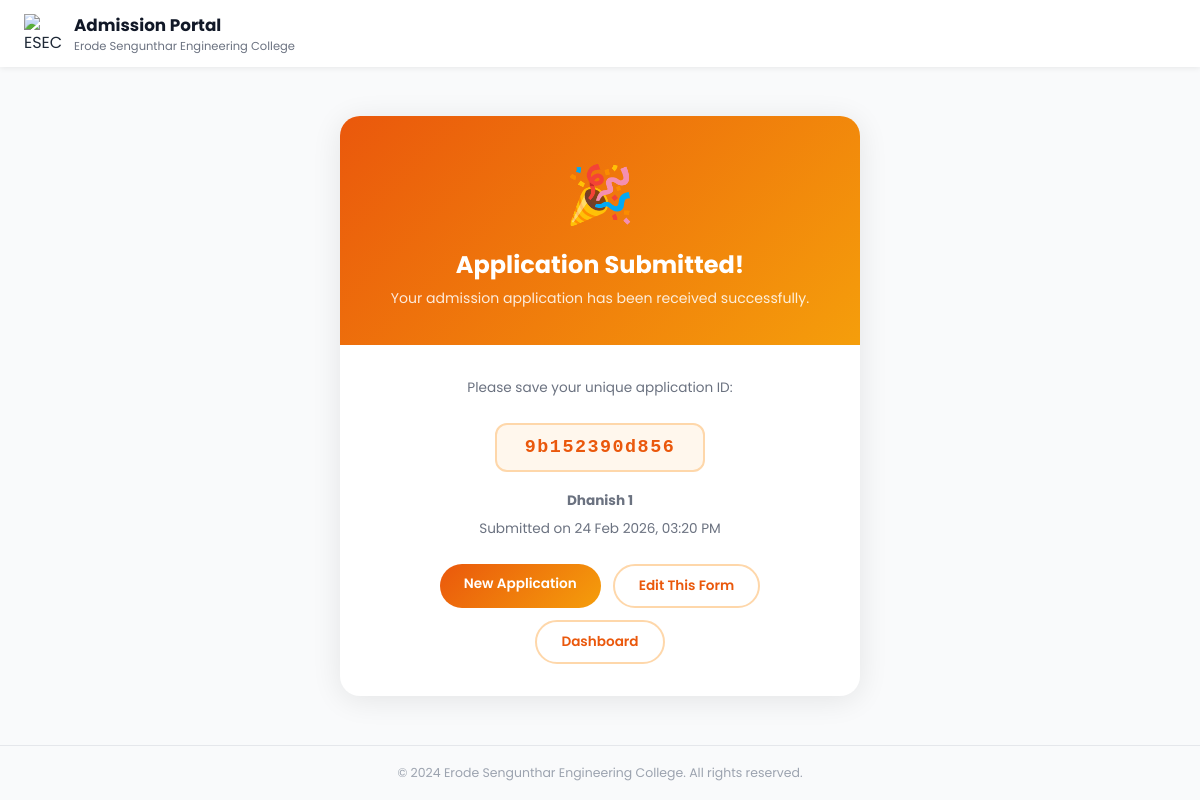
The app's page /success/3/ (signed in), older data.
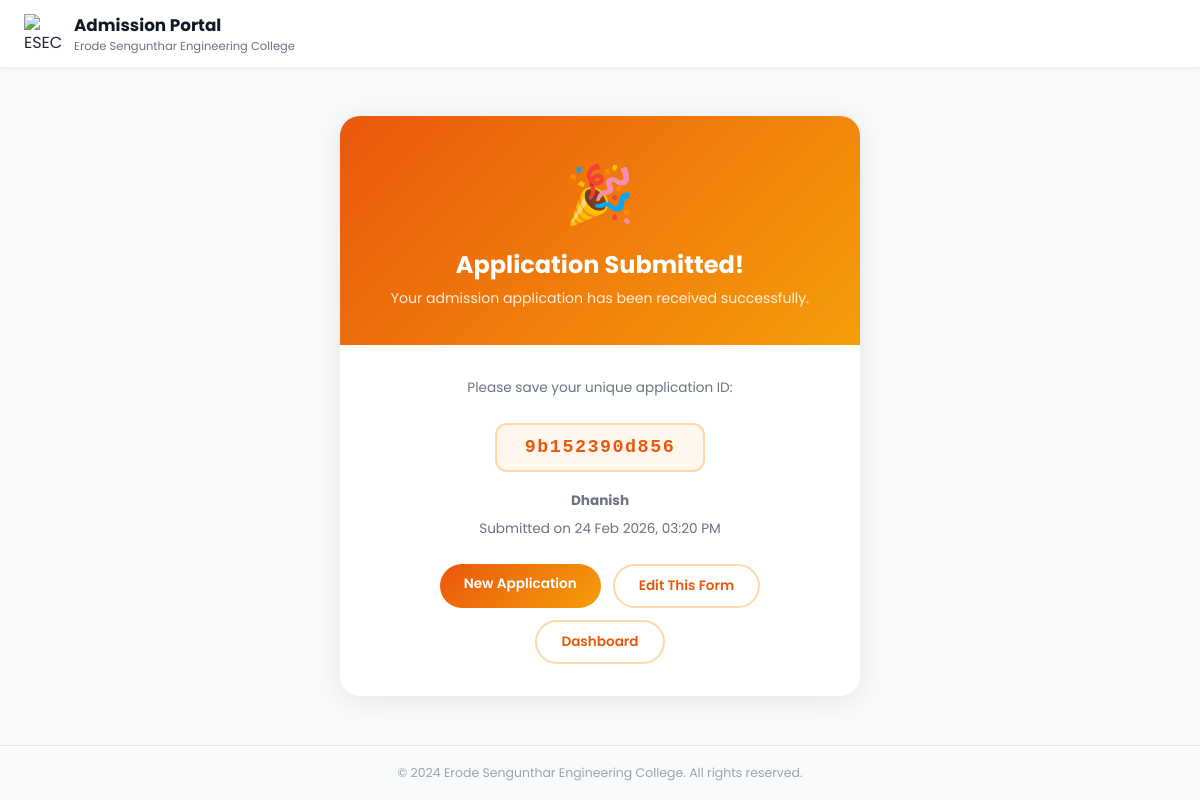
The same page, newer data.
### admission_form/models.py (models this page shows, shortened)
class Admission(models.Model):
    ADMISSION_STATUS_CHOICES = (
        ('enquired', 'Enquired'),
        ('admitted', 'Admitted'),
        ('discontinued', 'Discontinued'),
        ('left', 'Left'),
    )
    admission_status = models.CharField(max_length=20, choices=ADMISSION_STATUS_CHOICES, default='enquired', db_index=True)
    application_number = models.CharField(max_length=100, blank=True, null=True)
    application_date = models.DateField(blank=True, null=True)
    admission_date = models.DateField(blank=True, null=True)
    allotment_number = models.CharField(max_length=100, blank=True, null=True)
    portal_status = models.CharField(max_length=50, blank=True, null=True)
    quota = models.CharField(max_length=50, blank=True, null=True)
    roll_number = models.CharField(max_length=100, blank=True, null=True)
    unique_id = models.CharField(max_length=100, blank=True, null=True)
    umis_number = models.CharField(max_length=100, blank=True, null=True)
    level = models.CharField(max_length=10, blank=True, null=True, db_index=True)
    course = models.CharField(max_length=100, blank=True, null=True)
    branch = models.CharField(max_length=100, blank=True, null=True)
    department_preferences = models.JSONField(default=dict, blank=True, null=True)
    pg_dept = models.CharField(max_length=255, blank=True, null=True)
    is_fg = models.BooleanField(default=False, blank=True, null=True)
    fg_number = models.CharField(max_length=100, blank=True, null=True)
    pmss = models.BooleanField(default=False, blank=True, null=True)
    seven_five = models.BooleanField(default=False, blank=True, null=True)
    student_name = models.CharField(max_length=255, blank=True, null=True)
    dob = models.DateField(blank=True, null=True)
    gender = models.CharField(max_length=10, blank=True, null=True)
    community = models.CharField(max_length=50, blank=True, null=True, db_index=True)
    caste = models.CharField(max_length=100, blank=True, null=True)
    religion = models.CharField(max_length=100, blank=True, null=True)
    region = models.CharField(max_length=100, blank=True, null=True)
    aadhaar_number = models.CharField(max_length=12, blank=True, null=True)
    father_name = models.CharField(max_length=255, blank=True, null=True)
    mother_name = models.CharField(max_length=255, blank=True, null=True)
    guardian_name = models.CharField(max_length=255, blank=True, null=True)
    father_mobile = models.CharField(max_length=15, blank=True, null=True)
    mother_mobile = models.CharField(max_length=15, blank=True, null=True)
    guardian_mobile = models.CharField(max_length=15, blank=True, null=True)
    email = models.EmailField(blank=True, null=True)
    student_mobile = models.CharField(max_length=15, blank=True, null=True)
    address = models.TextField(blank=True, null=True)
    pincode = models.CharField(max_length=10, blank=True, null=True)
    district = models.CharField(max_length=100, blank=True, null=True, db_index=True)
    state = models.CharField(max_length=100, blank=True, null=True, db_index=True)
    country = models.CharField(max_length=100, blank=True, null=True, db_index=True)
    qualification = models.CharField(max_length=10, blank=True, null=True)
    tenth_total = models.CharField(max_length=50, blank=True, null=True)
    tenth_percentage = models.CharField(max_length=50, blank=True, null=True)
    twelfth_total = models.CharField(max_length=50, blank=True, null=True)
    twelfth_percentage = models.CharField(max_length=50, blank=True, null=True)
    twelfth_major = models.CharField(max_length=255, blank=True, null=True)
    twelth_reg_no = models.CharField(max_length=50, blank=True, null=True)
    maths_marks = models.DecimalField(max_digits=5, decimal_places=2, blank=True, null=True)
    physics_marks = models.DecimalField(max_digits=5, decimal_places=2, blank=True, null=True)
    chemistry_marks = models.DecimalField(max_digits=5, decimal_places=2, blank=True, null=True)
    cutoff_marks = models.DecimalField(max_digits=5, decimal_places=2, blank=True, null=True, db_index=True)
    diploma_total = models.CharField(max_length=50, blank=True, null=True)
    diploma_percentage = models.CharField(max_length=50, blank=True, null=True)
    diploma_major = models.CharField(max_length=255, blank=True, null=True)
    ug_total = models.CharField(max_length=50, blank=True, null=True)
    ug_percentage = models.CharField(max_length=50, blank=True, null=True)
    ug_major = models.CharField(max_length=255, blank=True, null=True)
    ug_college = models.CharField(max_length=255, blank=True, null=True)
    ug_year_passing = models.IntegerField(blank=True, null=True)
    board = models.CharField(max_length=50, blank=True, null=True, db_index=True)
    year_passing = models.IntegerField(blank=True, null=True)
    medium = models.CharField(max_length=50, blank=True, null=True)
    last_school = models.CharField(max_length=255, blank=True, null=True)
    vocational_stream = models.CharField(max_length=255, blank=True, null=True)
    skill_proof = models.FileField(upload_to=af_vocational_upload_path, blank=True, null=True)
    diploma_college = models.CharField(max_length=255, blank=True, null=True)
    diploma_year_passing = models.IntegerField(blank=True, null=True)
    college_address1 = models.CharField(max_length=500, blank=True, null=True)
    college_district = models.CharField(max_length=100, blank=True, null=True)
    college_state = models.CharField(max_length=100, blank=True, null=True)
    college_fee = models.DecimalField(max_digits=10, decimal_places=2, blank=True, null=True)
    hostel_fee = models.DecimalField(max_digits=10, decimal_places=2, blank=True, null=True)
    bus_fee = models.DecimalField(max_digits=10, decimal_places=2, blank=True, null=True)
    other_fee = models.DecimalField(max_digits=10, decimal_places=2, blank=True, null=True)
    paid_fee = models.DecimalField(max_digits=10, decimal_places=2, blank=True, null=True)
    concession_amount = models.DecimalField(max_digits=10, decimal_places=2, blank=True, null=True)
    unpaid_fee = models.DecimalField(max_digits=10, decimal_places=2, blank=True, null=True)
    transaction_id = models.CharField(max_length=50, blank=True, null=True)
    transaction_date = models.DateTimeField(blank=True, null=True)
    had_paid = models.BooleanField(default=False, blank=True, null=True)
    facility_type = models.CharField(max_length=20, blank=True, null=True)
    hostel_name = models.CharField(max_length=100, blank=True, null=True)
    boarding_point = models.CharField(max_length=100, blank=True, null=True)
    bus_needed = models.CharField(max_length=10, blank=True, null=True, db_index=True)
    bus_route = models.CharField(max_length=255, blank=True, null=True)
    hostel_needed = models.CharField(max_length=10, blank=True, null=True, db_index=True)
    hostel_type = models.CharField(max_length=100, blank=True, null=True)
    room_type = models.CharField(max_length=100, blank=True, null=True)
    mess_type = models.CharField(max_length=100, blank=True, null=True)
    hostel_fee_amount = models.DecimalField(max_digits=10, decimal_places=2, blank=True, null=True)
    account_holder_name = models.CharField(max_length=255, blank=True, null=True)
    account_number = models.CharField(max_length=30, blank=True, null=True)
    bank_name = models.CharField(max_length=100, blank=True, null=True)
    ifsc_code = models.CharField(max_length=15, blank=True, null=True)
    bank_branch = models.CharField(max_length=100, blank=True, null=True)
    seeding_status = models.CharField(max_length=50, blank=True, null=True)
    tc = models.FileField(upload_to=af_certificate_upload_path, blank=True, null=True)
    tc_number = models.CharField(max_length=100, blank=True, null=True)
    community_cert = models.FileField(upload_to=af_certificate_upload_path, blank=True, null=True)
    community_cert_number = models.CharField(max_length=100, blank=True, null=True)
    aadhaar = models.FileField(upload_to=af_certificate_upload_path, blank=True, null=True)
    tenth_marksheet = models.FileField(upload_to=af_certificate_upload_path, blank=True, null=True)
    tenth_marksheet_number = models.CharField(max_length=100, blank=True, null=True)
    eleventh_marksheet = models.FileField(upload_to=af_certificate_upload_path, blank=True, null=True)
    eleventh_marksheet_number = models.CharField(max_length=100, blank=True, null=True)
    twelfth_marksheet = models.FileField(upload_to=af_certificate_upload_path, blank=True, null=True)
    twelfth_marksheet_number = models.CharField(max_length=100, blank=True, null=True)
    twelfth_migration = models.FileField(upload_to=af_certificate_upload_path, blank=True, null=True)
    income_cert = models.FileField(upload_to=af_certificate_upload_path, blank=True, null=True)
    income_cert_number = models.CharField(max_length=100, blank=True, null=True)
    fg_cert = models.FileField(upload_to=af_certificate_upload_path, blank=True, null=True)
    fg_bonafide = models.FileField(upload_to=af_certificate_upload_path, blank=True, null=True)
    dip_provisional = models.FileField(upload_to=af_certificate_upload_path, blank=True, null=True)
    ug_provisional = models.FileField(upload_to=af_certificate_upload_path, blank=True, null=True)
    ug_migration = models.FileField(upload_to=af_certificate_upload_path, blank=True, null=True)
    allotment_order = models.FileField(upload_to=af_certificate_upload_path, blank=True, null=True)
    num_dip_marksheets = models.IntegerField(default=0, blank=True, null=True)
    num_ug_marksheets = models.IntegerField(default=0, blank=True, null=True)
    photo = models.FileField(upload_to=af_photo_upload_path, blank=True, null=True)
    created_at = models.DateTimeField(auto_now_add=True, db_index=True)
    class Meta:
        app_label = 'admission_form'

### admission_form/views.py (the view)
# urls.py: path('success/<str:identifier>/', views.success_view, name='success'),
@login_required
def success_view(request, identifier):
    try:
        if identifier.isdigit():
            admission = Admission.objects.filter(pk=int(identifier)).first()
        else:
            admission = Admission.objects.filter(unique_id=identifier).first()
        if not admission:
            messages.error(request, 'Admission record not found.')
            return redirect('admission_form:form')
        return render(request, 'admission_form/success.html', {'admission': admission})
    except Exception as e:
        logger.error(f"Error loading success page: {str(e)}")
        messages.error(request, 'An error occurred while loading the success page.')
        return redirect('admission_form:form')

### admission_form/templates/admission_form/success.html (shortened to what this page needs)
<!DOCTYPE html>
<html lang="en">
    <head>
    </head>
    <body>
        <header class="site-header">
            <img src="https://portal.esec.ac.in/uploads/banner/logo.png"
                 alt="ESEC Logo">
            <div>
                <h1>Admission Portal</h1>
                <p>Erode Sengunthar Engineering College</p>
            </div>
        </header>
        <main>
            <div class="card">
                <div class="card-top">
                    <span class="icon">🎉</span>
                    <h2>Application Submitted!</h2>
                    <p>Your admission application has been received successfully.</p>
                </div>
                <div class="card-body">
                    <p>Please save your unique application ID:</p>
                    <div class="uid-box">{{ admission.unique_id }}</div>
                    <p>
                        <strong>{{ admission.student_name }}</strong>
                    </p>
                    <p>Submitted on {{ admission.created_at|date:"d M Y, h:i A" }}</p>
                    <div class="actions">
                        <a href="{% url 'admission_form:form' %}" class="btn btn-primary">New Application</a>
                        <a href="{% url 'admission_form:form_edit' admission.pk %}"
                           class="btn btn-outline">Edit This Form</a>
                        <a href="{% url 'admission_form:home' %}" class="btn btn-outline">Dashboard</a>
                    </div>
                </div>
            </div>
        </main>
        <footer>
            © 2024 Erode Sengunthar Engineering College. All rights reserved.
        </footer>
    </body>
</html>

Row changes from the older to the newer data that the page shows:
changed Admission: student_name "Dhanish 1" → "Dhanish"
